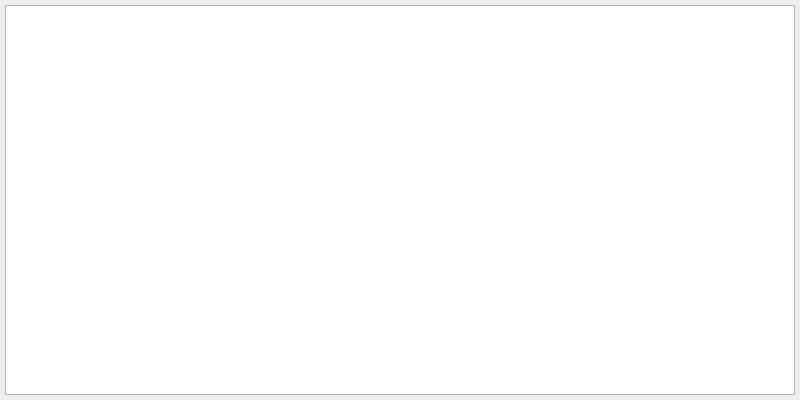
<?xml version="1.0" encoding="UTF-8"?>
<ui version="4.0">
 <class>DialogShowFieldCheckList</class>
 <widget class="QDialog" name="DialogShowFieldCheckList">
  <property name="geometry">
   <rect>
    <x>0</x>
    <y>0</y>
    <width>800</width>
    <height>400</height>
   </rect>
  </property>
  <property name="minimumSize">
   <size>
    <width>800</width>
    <height>400</height>
   </size>
  </property>
  <property name="windowTitle">
   <string>字段必填检查列表</string>
  </property>
  <property name="windowIcon">
   <iconset resource="../res.qrc">
    <normaloff>:/res/icon.ico</normaloff>:/res/icon.ico</iconset>
  </property>
  <layout class="QGridLayout" name="gridLayout">
   <property name="leftMargin">
    <number>5</number>
   </property>
   <property name="topMargin">
    <number>5</number>
   </property>
   <property name="rightMargin">
    <number>5</number>
   </property>
   <property name="bottomMargin">
    <number>5</number>
   </property>
   <item row="0" column="0">
    <widget class="QTableWidget" name="tableWidget"/>
   </item>
  </layout>
 </widget>
 <resources>
  <include location="../res.qrc"/>
 </resources>
 <connections/>
</ui>
